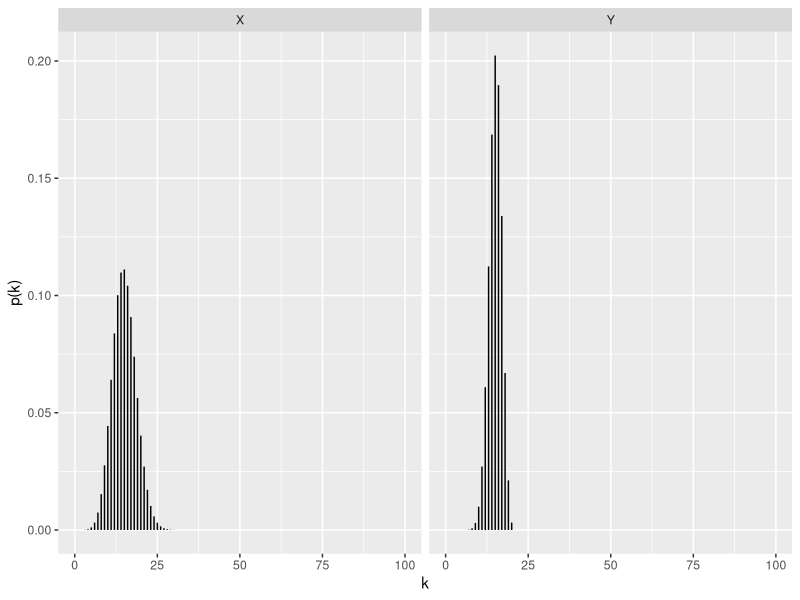

This chart was generated by the following R code: (Note: a time limit stopped this script after it produced the figure.)
## ---- chunk 1
library(ggplot2)
library(plyr)

kde <- function(sample) {
  hT = bw.nrd0(sample)
  return(Vectorize(function(x) mean(dnorm((x-sample)/hT)/hT)))
}

KDE <- function(sample) {
  hT = bw.nrd0(sample)
  return(Vectorize(function(x) mean(pnorm((x-sample)/hT))))
}

qq.sample <- function(x, y, probs=seq(1,999)/1000, xrange=range(x), yrange=range(y)) {
  
  len <- length(probs)
  intvX <- xrange
  intvY <- yrange
  
  Fx <- KDE(x)
  Fy <- KDE(y)
  QKDEX_ <- function(p){
    tempf <- function(t) Fx(t)-p
    uniroot(tempf,intvX)$root 
  }
  QKDEY_ <- function(p){
    tempf <- function(t) Fy(t)-p
    uniroot(tempf,intvY)$root 
  }
  QKDEX <- Vectorize(QKDEX_)
  QKDEY <- Vectorize(QKDEY_)
  
  df <- data.frame(x=quantile(x, probs=probs),
                   y=quantile(y, probs=probs),
                   qkdex=QKDEX(probs),
                   qkdey=QKDEY(probs))
  
  f <- lm(y~x, data=df)
  
  p <- ggplot(df) + 
       geom_point(aes(x, y), size=3, shape=3, alpha=0.2) +
       geom_line(aes(qkdex, qkdey), alpha=0.4, colour="red") + 
       geom_abline(intercept=coef(f)[1], slope=coef(f)[2], colour='blue')
  
  plot(p)
}


## ---- chunk 2
# single run
sim.run <- function(test, sample.fun, sample_size = 2500) {
  data <- sample.fun(sample_size)
  x <- data[ ,1]
  y <- data[ ,2]
  test(x,y)$p.value
}
## ---- chunk 3
sample.binom <- function(n) {
  cbind(
    rbinom(n, 100, 0.15),
    rbinom(n, 20, 0.75)
  )
} 
## ---- chunk 4
pmf.X <- data.frame(k = 0:100, prob = dbinom(0:100, size = 100, p = 0.15), variable = 'X')
pmf.Y <- data.frame(k = 0:20, prob = dbinom(0:20, size = 20, p = 15/20), variable = 'Y')

dat <- rbind(pmf.X, pmf.Y)

p <- ggplot(dat, aes(x = k, y = prob))
p + geom_segment(aes(xend = k, yend = 0), size=0.5) + ylab('p(k)') + facet_grid(. ~ variable)
## ---- chunk 5
mood.test <- function(x, y) {
  overall_mid <- median( c(x, y) )
  nx <- length(x)
  ny <- length(y)
  
  nxbelow <- sum(x <= overall_mid)
  nxabove <- sum(x > overall_mid)
  nybelow <- sum(y <= overall_mid)
  nyabove <- sum(y > overall_mid)
  
  chisq.test( rbind( c(nxabove, nxbelow), c(nyabove, nybelow) ) )
}
## ---- chunk 6
medians.bootstrap <- function(x, k=1e3) {
  n <- length(x)
  replicate(k, expr=median(sample(x, n, replace=TRUE)))
}

medians.subsample <- function(x, k=1e3) {
  n <- 100
  replicate(k, expr=median(sample(x, n, replace=FALSE)))
}


t.test.bootstrap <- function(x, y) {
  tryCatch({
    t.test(medians.bootstrap(x), medians.bootstrap(y))
  }, error=function(err) {
    list(
      p.value=NA  
    )
  })
}
t.test.subsample <- function(x, y) {
  tryCatch({
    t.test(medians.subsample(x), medians.subsample(y))
  }, error=function(err) {
    list(
      p.value=NA  
    )
  })
}
## ---- chunk 7
p.values <- cbind(
  replicate(n=1e4, expr=sim.run(t.test, sample.binom)),
  replicate(n=1e4, expr=sim.run(wilcox.test, sample.binom)),
  replicate(n=1e4, expr=sim.run(mood.test, sample.binom)),
  replicate(n=1e4, expr=sim.run(t.test.subsample, sample.binom))
)
p.values <- as.data.frame(p.values)
names(p.values) <- c('T', 'Wilcox', 'Mood', 'Subsample')
## ---- chunk 8
par(mfrow=c(2,2))
for(i in 1:4) {
  p.value <- p.values[!is.na(p.values[ ,i]), i]
  plot(density(p.value, from=0 ,to = 1), main=names(p.values)[i])
}
## ---- chunk 9
par(mfrow=c(2,2))
for(i in 1:4) {
  p.value <- p.values[!is.na(p.values[ ,i]), i]
  plot.ecdf(p.value, main=names(p.values)[i])
}
## ---- chunk 10
sample.binom2 <- function(n, diff) {
  cbind(
    rbinom(n, 100, (15 + diff) / 100),
    rbinom(n, 20, 0.75)
  )
} 
## ---- chunk 11
power <- function(diff, runs=1e4) {

  sample.fun <- function(n) {
    sample.binom2(n, diff)
  }
  
  p.values <- cbind(
    replicate(n=runs, expr=sim.run(t.test, sample.fun)),
    replicate(n=runs, expr=sim.run(wilcox.test, sample.fun)),
    replicate(n=runs, expr=sim.run(mood.test, sample.fun)),
    replicate(n=runs, expr=sim.run(t.test.subsample, sample.fun))
  )
  p.values <- as.data.frame(p.values)
  names(p.values) <- c('T', 'Wilcox', 'Mood', 'Subsample')
  
  summarize(p.values, 
      T=mean(T < 0.05), 
      Wilcox=mean(Wilcox < 0.05),
      Mood=mean(Mood < 0.05),
      Subsample=mean(Subsample[!is.na(Subsample)] < 0.05))
}
## ---- chunk 12
powers <- ldply(c(-5:-1, 1:5), power)
powers <- cbind(powers, c(-5:-1, 1:5))
names(powers)[5] <- 'Median.Diff'
## ---- chunk 13
print(powers)
## ---- chunk 14
x.probs <- function() {
  ps <- runif(11)
  ps / sum(ps)
}
## ---- chunk 15
S <- lower.tri(diag(11), diag=TRUE)
pop.median <- function(probs) {  
  cdf <- as.vector(S %*% probs)
  lower.half <- cdf[cdf < 0.5]
  upper.half <- cdf[cdf > 0.5]
  if(length(lower.half) + length(upper.half) < length(cdf)) {
    m <- which(cdf == 0.5)
    return(m - 0.5)
  }
  length(lower.half)
}

pop.mean <- function(probs) {
  sum( probs*seq(0, 10) )
}
## ---- chunk 16
y.probs.1 <- function(m) {
  m <- floor(m)
  ps.lower <- runif(m)
  ps.upper <- runif(11 - m)
  
  ps.lower <- ps.lower / sum(ps.lower) / 2
  ps.upper <- ps.upper / sum(ps.upper) / 2
  
  c(ps.lower, ps.upper)
}
## ---- chunk 17
y.probs.2 <- function(m) {
  pa <- runif(1, 0, 0.5)
  pb <- runif(1, 0.5, 1)
  
  ps.lower <- runif(m)
  ps.upper <- runif(10 - m)
  
  ps.lower <- ps.lower / sum(ps.lower) * pa
  ps.upper <- ps.upper / sum(ps.upper) * (1 - pb)
  
  c(ps.lower, pb-pa, ps.upper)
}
## ---- chunk 18
y.probs <- function(m) {
  if(m == floor(m)) {
    return(y.probs.2(m))
  } else {
    return(y.probs.1(m))
  }
}
## ---- chunk 19
pxs <- x.probs()
mx <- pop.median(pxs)
pys <- y.probs(mx)

pmf.X <- data.frame(k = 0:10, prob = pxs, variable = 'X')
pmf.Y <- data.frame(k = 0:10, prob = pys, variable = 'Y')

dat <- rbind(pmf.X, pmf.Y)
dat$k <- as.factor(dat$k)

p <- ggplot(dat, aes(x = k, y = prob))
p + geom_segment(aes(xend = k, yend = 0), size=4) + ylab('p(k)') + facet_grid(. ~ variable)
## ---- chunk 20
print(pop.median(pxs))
print(pop.median(pys))
## ---- chunk 21
sample.random_pop <- function(n) {
  px <- x.probs()
  m <- pop.median(px)
  py <- y.probs(m)
  cbind(
    sample(x = seq(0, 10), n, replace = T, prob=px),
    sample(x = seq(0, 10), n, replace = T, prob=py)
  )
}
## ---- chunk 22
p.values <- cbind(
  replicate(n=1e4, expr=sim.run(t.test, sample.random_pop)),
  replicate(n=1e4, expr=sim.run(wilcox.test, sample.random_pop)),
  replicate(n=1e4, expr=sim.run(mood.test, sample.random_pop)),
  replicate(n=1e4, expr=sim.run(t.test.subsample, sample.random_pop))
)
p.values <- as.data.frame(p.values)
names(p.values) <- c('T', 'Wilcox', 'Mood', 'Subsample')
## ---- chunk 23
par(mfrow=c(2,2))
for(i in 1:4) {
  p.value <- p.values[!is.na(p.values[ ,i]), i]
  plot(density(p.value, from=0 ,to = 1), main=names(p.values)[i])
}
## ---- chunk 24
par(mfrow=c(2,2))
for(i in 1:4) {
  p.value <- p.values[!is.na(p.values[ ,i]), i]
  plot.ecdf(p.value, main=names(p.values)[i])
}
## ---- chunk 25
set.seed(123)
pxs <- x.probs()
m <- pop.median(pxs)
pys <- y.probs(m)
## ---- chunk 26
pmf.X <- data.frame(k = 0:10, prob = pxs, variable = 'X')
pmf.Y <- data.frame(k = 0:10, prob = pys, variable = 'Y')

dat <- rbind(pmf.X, pmf.Y)
dat$k <- as.factor(dat$k)

p <- ggplot(dat, aes(x = k, y = prob))
p + geom_segment(aes(xend = k, yend = 0), size=4) + ylab('p(k)') + facet_grid(. ~ variable)
## ---- chunk 27
sample.random_pop2 <- function(n) {
  cbind(
    sample(x = seq(0, 10), n, replace = T, prob=pxs),
    sample(x = seq(0, 10), n, replace = T, prob=pys)
  )
}
## ---- chunk 28
p.values <- cbind(
  replicate(n=1e4, expr=sim.run(t.test, sample.random_pop)),
  replicate(n=1e4, expr=sim.run(wilcox.test, sample.random_pop)),
  replicate(n=1e4, expr=sim.run(mood.test, sample.random_pop)),
  replicate(n=1e4, expr=sim.run(t.test.subsample, sample.random_pop))
)
p.values <- as.data.frame(p.values)
names(p.values) <- c('T', 'Wilcox', 'Mood', 'Subsample')
## ---- chunk 29
par(mfrow=c(2,2))
for(i in 1:4) {
  p.value <- p.values[!is.na(p.values[ ,i]), i]
  plot(density(p.value, from=0 ,to = 1), main=names(p.values)[i])
}
## ---- chunk 30
sizes <- floor(c(seq(50, 950, by=50), 10^(seq(3,5,by=0.2))))

medians <- sapply(sizes, 
                  function(n) mean(replicate(1e3, expr=median(sample(x = seq(0, 10), n, replace = T, prob=pxs)))))

sample.medians <- data.frame(
  size=sizes,
  median=medians
)
## ---- chunk 31
p <- ggplot(sample.medians)
p <- p + geom_point(aes(x=size, y=median)) + 
         geom_line(aes(x=size, y=median)) +
         geom_hline(yintercept=m) + 
         geom_text(aes(0,m,label = 'Population Median', hjust = -2, vjust=1))
plot(p)
## ---- chunk 32
medians <- sapply(sizes, 
                  function(n) mean(replicate(1e3, expr=median(sample(x = seq(0, 10), n, replace = T, prob=pys)))))

sample.medians <- data.frame(
  size=sizes,
  median=medians
)
## ---- chunk 33
p <- ggplot(sample.medians)
p <- p + geom_point(aes(x=size, y=median)) + 
         geom_line(aes(x=size, y=median)) +
         geom_hline(yintercept=m) + 
         geom_text(aes(0,m,label = 'Population Median', hjust = -2, vjust=1))
plot(p)
